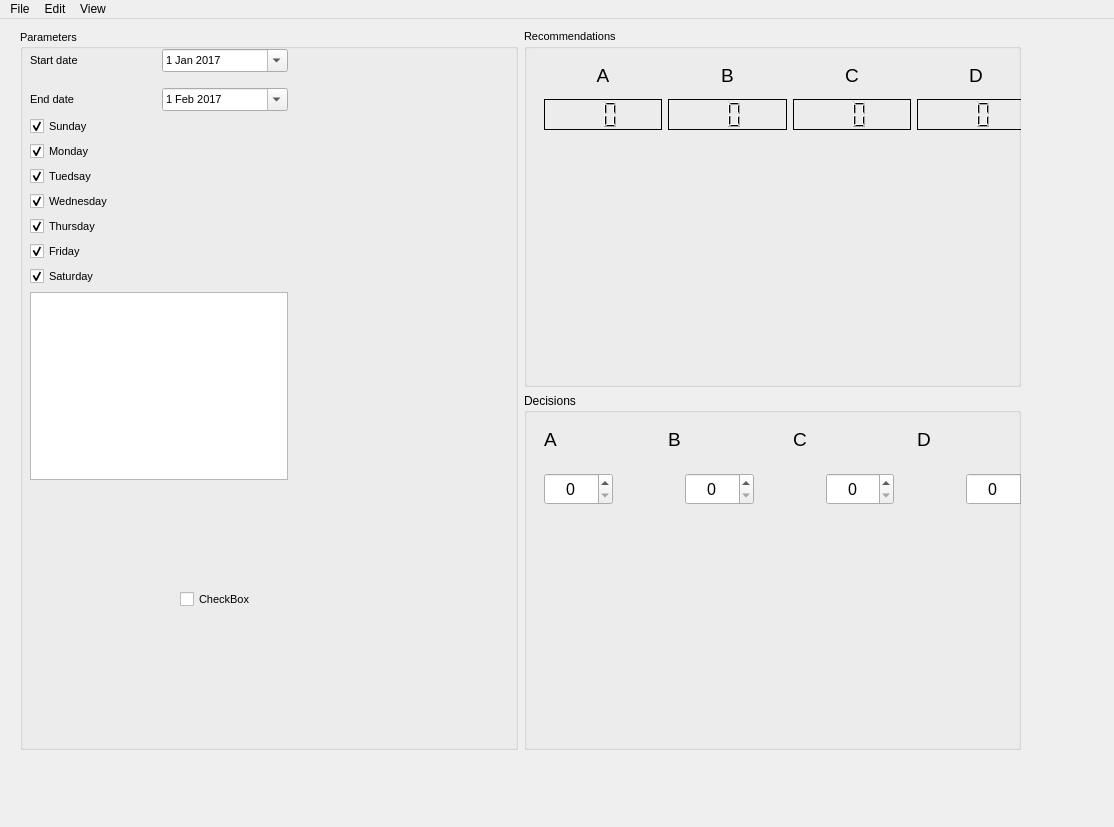
<?xml version="1.0" encoding="UTF-8"?>
<ui version="4.0">
 <class>MainWindow</class>
 <widget class="QMainWindow" name="MainWindow">
  <property name="enabled">
   <bool>true</bool>
  </property>
  <property name="geometry">
   <rect>
    <x>0</x>
    <y>0</y>
    <width>1114</width>
    <height>827</height>
   </rect>
  </property>
  <property name="windowTitle">
   <string>dataConsultant</string>
  </property>
  <property name="windowIcon">
   <iconset>
    <normaloff>../../../../../HTI Lab/Wiki/Logo/SVG/logo5LTR-TiltDark2.png</normaloff>../../../../../HTI Lab/Wiki/Logo/SVG/logo5LTR-TiltDark2.png</iconset>
  </property>
  <property name="windowOpacity">
   <double>1.000000000000000</double>
  </property>
  <property name="toolTip">
   <string/>
  </property>
  <property name="statusTip">
   <string/>
  </property>
  <property name="whatsThis">
   <string/>
  </property>
  <property name="locale">
   <locale language="English" country="UnitedStates"/>
  </property>
  <property name="iconSize">
   <size>
    <width>24</width>
    <height>24</height>
   </size>
  </property>
  <property name="toolButtonStyle">
   <enum>Qt::ToolButtonTextOnly</enum>
  </property>
  <property name="tabShape">
   <enum>QTabWidget::Rounded</enum>
  </property>
  <widget class="QWidget" name="centralwidget">
   <widget class="QWidget" name="layoutWidget">
    <property name="geometry">
     <rect>
      <x>20</x>
      <y>10</y>
      <width>1001</width>
      <height>721</height>
     </rect>
    </property>
    <layout class="QHBoxLayout" name="horizontalLayout_5">
     <item>
      <widget class="QGroupBox" name="parametersBox">
       <property name="font">
        <font>
         <pointsize>8</pointsize>
        </font>
       </property>
       <property name="title">
        <string>Parameters</string>
       </property>
       <property name="alignment">
        <set>Qt::AlignLeading|Qt::AlignLeft|Qt::AlignVCenter</set>
       </property>
       <property name="flat">
        <bool>false</bool>
       </property>
       <property name="checkable">
        <bool>false</bool>
       </property>
       <widget class="QWidget" name="layoutWidget">
        <property name="geometry">
         <rect>
          <x>10</x>
          <y>20</y>
          <width>258</width>
          <height>431</height>
         </rect>
        </property>
        <layout class="QVBoxLayout" name="verticalLayout_4">
         <item>
          <layout class="QVBoxLayout" name="verticalLayout">
           <item>
            <layout class="QHBoxLayout" name="horizontalLayout">
             <item>
              <widget class="QLabel" name="label">
               <property name="text">
                <string>Start date</string>
               </property>
              </widget>
             </item>
             <item>
              <widget class="QDateEdit" name="dateEdit">
               <property name="date">
                <date>
                 <year>2017</year>
                 <month>1</month>
                 <day>1</day>
                </date>
               </property>
               <property name="calendarPopup">
                <bool>true</bool>
               </property>
              </widget>
             </item>
            </layout>
           </item>
           <item>
            <spacer name="verticalSpacer">
             <property name="orientation">
              <enum>Qt::Vertical</enum>
             </property>
             <property name="sizeType">
              <enum>QSizePolicy::Fixed</enum>
             </property>
             <property name="sizeHint" stdset="0">
              <size>
               <width>10</width>
               <height>10</height>
              </size>
             </property>
            </spacer>
           </item>
           <item>
            <layout class="QHBoxLayout" name="horizontalLayout_2">
             <item>
              <widget class="QLabel" name="label_2">
               <property name="text">
                <string>End date</string>
               </property>
              </widget>
             </item>
             <item>
              <widget class="QDateEdit" name="dateEdit_2">
               <property name="date">
                <date>
                 <year>2017</year>
                 <month>2</month>
                 <day>1</day>
                </date>
               </property>
               <property name="calendarPopup">
                <bool>true</bool>
               </property>
              </widget>
             </item>
            </layout>
           </item>
          </layout>
         </item>
         <item>
          <layout class="QVBoxLayout" name="verticalLayout_3">
           <item>
            <widget class="QCheckBox" name="check_box_sunday">
             <property name="font">
              <font>
               <pointsize>8</pointsize>
              </font>
             </property>
             <property name="text">
              <string notr="true">Sunday</string>
             </property>
             <property name="iconSize">
              <size>
               <width>16</width>
               <height>16</height>
              </size>
             </property>
             <property name="checked">
              <bool>true</bool>
             </property>
             <property name="tristate">
              <bool>false</bool>
             </property>
            </widget>
           </item>
           <item>
            <widget class="QCheckBox" name="check_box_monday">
             <property name="font">
              <font>
               <pointsize>8</pointsize>
              </font>
             </property>
             <property name="text">
              <string notr="true">Monday</string>
             </property>
             <property name="iconSize">
              <size>
               <width>16</width>
               <height>16</height>
              </size>
             </property>
             <property name="checked">
              <bool>true</bool>
             </property>
             <property name="tristate">
              <bool>false</bool>
             </property>
            </widget>
           </item>
           <item>
            <widget class="QCheckBox" name="check_box_tuesday">
             <property name="font">
              <font>
               <pointsize>8</pointsize>
              </font>
             </property>
             <property name="text">
              <string notr="true">Tuedsay</string>
             </property>
             <property name="iconSize">
              <size>
               <width>16</width>
               <height>16</height>
              </size>
             </property>
             <property name="checked">
              <bool>true</bool>
             </property>
             <property name="tristate">
              <bool>false</bool>
             </property>
            </widget>
           </item>
           <item>
            <widget class="QCheckBox" name="check_box_wednesday">
             <property name="font">
              <font>
               <pointsize>8</pointsize>
              </font>
             </property>
             <property name="text">
              <string notr="true">Wednesday</string>
             </property>
             <property name="iconSize">
              <size>
               <width>16</width>
               <height>16</height>
              </size>
             </property>
             <property name="checked">
              <bool>true</bool>
             </property>
             <property name="tristate">
              <bool>false</bool>
             </property>
            </widget>
           </item>
           <item>
            <widget class="QCheckBox" name="check_box_thursday">
             <property name="font">
              <font>
               <pointsize>8</pointsize>
              </font>
             </property>
             <property name="text">
              <string notr="true">Thursday</string>
             </property>
             <property name="iconSize">
              <size>
               <width>16</width>
               <height>16</height>
              </size>
             </property>
             <property name="checked">
              <bool>true</bool>
             </property>
             <property name="tristate">
              <bool>false</bool>
             </property>
            </widget>
           </item>
           <item>
            <widget class="QCheckBox" name="check_box_friday">
             <property name="font">
              <font>
               <pointsize>8</pointsize>
              </font>
             </property>
             <property name="text">
              <string notr="true">Friday</string>
             </property>
             <property name="iconSize">
              <size>
               <width>16</width>
               <height>16</height>
              </size>
             </property>
             <property name="checked">
              <bool>true</bool>
             </property>
             <property name="tristate">
              <bool>false</bool>
             </property>
            </widget>
           </item>
           <item>
            <widget class="QCheckBox" name="check_box_saturday">
             <property name="font">
              <font>
               <pointsize>8</pointsize>
              </font>
             </property>
             <property name="text">
              <string notr="true">Saturday</string>
             </property>
             <property name="iconSize">
              <size>
               <width>16</width>
               <height>16</height>
              </size>
             </property>
             <property name="checked">
              <bool>true</bool>
             </property>
             <property name="tristate">
              <bool>false</bool>
             </property>
            </widget>
           </item>
          </layout>
         </item>
         <item>
          <widget class="QGraphicsView" name="graph"/>
         </item>
        </layout>
       </widget>
       <widget class="QCheckBox" name="checkBox">
        <property name="geometry">
         <rect>
          <x>160</x>
          <y>560</y>
          <width>89</width>
          <height>21</height>
         </rect>
        </property>
        <property name="text">
         <string>CheckBox</string>
        </property>
       </widget>
      </widget>
     </item>
     <item>
      <layout class="QVBoxLayout" name="verticalLayout_2">
       <item>
        <widget class="QGroupBox" name="recommendationsBox">
         <property name="font">
          <font>
           <pointsize>8</pointsize>
          </font>
         </property>
         <property name="title">
          <string>Recommendations</string>
         </property>
         <widget class="QWidget" name="layoutWidget">
          <property name="geometry">
           <rect>
            <x>20</x>
            <y>30</y>
            <width>491</width>
            <height>33</height>
           </rect>
          </property>
          <layout class="QHBoxLayout" name="destinationsLayoutRecommendations">
           <item>
            <widget class="QLabel" name="destinationA">
             <property name="font">
              <font>
               <family>Segoe UI</family>
               <pointsize>14</pointsize>
               <weight>50</weight>
               <italic>false</italic>
               <bold>false</bold>
               <underline>false</underline>
               <kerning>true</kerning>
              </font>
             </property>
             <property name="text">
              <string>A</string>
             </property>
             <property name="alignment">
              <set>Qt::AlignCenter</set>
             </property>
            </widget>
           </item>
           <item>
            <widget class="QLabel" name="destinationB">
             <property name="font">
              <font>
               <family>Segoe UI</family>
               <pointsize>14</pointsize>
               <weight>50</weight>
               <italic>false</italic>
               <bold>false</bold>
               <underline>false</underline>
               <kerning>true</kerning>
              </font>
             </property>
             <property name="text">
              <string>B</string>
             </property>
             <property name="alignment">
              <set>Qt::AlignCenter</set>
             </property>
            </widget>
           </item>
           <item>
            <widget class="QLabel" name="destinationC">
             <property name="font">
              <font>
               <family>Segoe UI</family>
               <pointsize>14</pointsize>
               <weight>50</weight>
               <italic>false</italic>
               <bold>false</bold>
               <underline>false</underline>
               <kerning>true</kerning>
              </font>
             </property>
             <property name="text">
              <string>C</string>
             </property>
             <property name="alignment">
              <set>Qt::AlignCenter</set>
             </property>
            </widget>
           </item>
           <item>
            <widget class="QLabel" name="destinationD">
             <property name="font">
              <font>
               <family>Segoe UI</family>
               <pointsize>14</pointsize>
               <weight>50</weight>
               <italic>false</italic>
               <bold>false</bold>
               <underline>false</underline>
               <kerning>true</kerning>
              </font>
             </property>
             <property name="text">
              <string>D</string>
             </property>
             <property name="alignment">
              <set>Qt::AlignCenter</set>
             </property>
            </widget>
           </item>
          </layout>
         </widget>
         <widget class="QWidget" name="layoutWidget">
          <property name="geometry">
           <rect>
            <x>20</x>
            <y>70</y>
            <width>491</width>
            <height>31</height>
           </rect>
          </property>
          <layout class="QHBoxLayout" name="horizontalLayout_4">
           <item>
            <widget class="QLCDNumber" name="lcdNumber">
             <property name="frameShape">
              <enum>QFrame::Box</enum>
             </property>
             <property name="frameShadow">
              <enum>QFrame::Plain</enum>
             </property>
             <property name="numDigits">
              <number>2</number>
             </property>
            </widget>
           </item>
           <item>
            <widget class="QLCDNumber" name="lcdNumber_2">
             <property name="frameShape">
              <enum>QFrame::Box</enum>
             </property>
             <property name="frameShadow">
              <enum>QFrame::Plain</enum>
             </property>
             <property name="numDigits">
              <number>2</number>
             </property>
            </widget>
           </item>
           <item>
            <widget class="QLCDNumber" name="lcdNumber_3">
             <property name="frameShape">
              <enum>QFrame::Box</enum>
             </property>
             <property name="frameShadow">
              <enum>QFrame::Plain</enum>
             </property>
             <property name="numDigits">
              <number>2</number>
             </property>
            </widget>
           </item>
           <item>
            <widget class="QLCDNumber" name="lcdNumber_4">
             <property name="frameShape">
              <enum>QFrame::Box</enum>
             </property>
             <property name="frameShadow">
              <enum>QFrame::Plain</enum>
             </property>
             <property name="numDigits">
              <number>2</number>
             </property>
            </widget>
           </item>
          </layout>
         </widget>
        </widget>
       </item>
       <item>
        <widget class="QGroupBox" name="decisionsBox">
         <property name="title">
          <string>Decisions</string>
         </property>
         <widget class="QWidget" name="layoutWidget_2">
          <property name="geometry">
           <rect>
            <x>20</x>
            <y>30</y>
            <width>491</width>
            <height>33</height>
           </rect>
          </property>
          <layout class="QHBoxLayout" name="destinationsLayoutRecommendations_2">
           <item>
            <widget class="QLabel" name="destinationA_2">
             <property name="font">
              <font>
               <family>Segoe UI</family>
               <pointsize>14</pointsize>
               <weight>50</weight>
               <italic>false</italic>
               <bold>false</bold>
               <underline>false</underline>
               <kerning>true</kerning>
              </font>
             </property>
             <property name="text">
              <string>A</string>
             </property>
            </widget>
           </item>
           <item>
            <widget class="QLabel" name="destinationB_2">
             <property name="font">
              <font>
               <family>Segoe UI</family>
               <pointsize>14</pointsize>
               <weight>50</weight>
               <italic>false</italic>
               <bold>false</bold>
               <underline>false</underline>
               <kerning>true</kerning>
              </font>
             </property>
             <property name="text">
              <string>B</string>
             </property>
            </widget>
           </item>
           <item>
            <widget class="QLabel" name="destinationC_2">
             <property name="font">
              <font>
               <family>Segoe UI</family>
               <pointsize>14</pointsize>
               <weight>50</weight>
               <italic>false</italic>
               <bold>false</bold>
               <underline>false</underline>
               <kerning>true</kerning>
              </font>
             </property>
             <property name="text">
              <string>C</string>
             </property>
            </widget>
           </item>
           <item>
            <widget class="QLabel" name="destinationD_2">
             <property name="font">
              <font>
               <family>Segoe UI</family>
               <pointsize>14</pointsize>
               <weight>50</weight>
               <italic>false</italic>
               <bold>false</bold>
               <underline>false</underline>
               <kerning>true</kerning>
              </font>
             </property>
             <property name="text">
              <string>D</string>
             </property>
            </widget>
           </item>
          </layout>
         </widget>
         <widget class="QWidget" name="layoutWidget">
          <property name="geometry">
           <rect>
            <x>20</x>
            <y>80</y>
            <width>491</width>
            <height>32</height>
           </rect>
          </property>
          <layout class="QHBoxLayout" name="horizontalLayout_3">
           <property name="spacing">
            <number>72</number>
           </property>
           <property name="sizeConstraint">
            <enum>QLayout::SetDefaultConstraint</enum>
           </property>
           <item>
            <widget class="QSpinBox" name="spinBox">
             <property name="sizePolicy">
              <sizepolicy hsizetype="Minimum" vsizetype="Minimum">
               <horstretch>0</horstretch>
               <verstretch>0</verstretch>
              </sizepolicy>
             </property>
             <property name="font">
              <font>
               <pointsize>12</pointsize>
              </font>
             </property>
             <property name="layoutDirection">
              <enum>Qt::LeftToRight</enum>
             </property>
             <property name="alignment">
              <set>Qt::AlignCenter</set>
             </property>
            </widget>
           </item>
           <item>
            <widget class="QSpinBox" name="spinBox_2">
             <property name="sizePolicy">
              <sizepolicy hsizetype="Minimum" vsizetype="Minimum">
               <horstretch>0</horstretch>
               <verstretch>0</verstretch>
              </sizepolicy>
             </property>
             <property name="font">
              <font>
               <pointsize>12</pointsize>
              </font>
             </property>
             <property name="layoutDirection">
              <enum>Qt::LeftToRight</enum>
             </property>
             <property name="alignment">
              <set>Qt::AlignCenter</set>
             </property>
            </widget>
           </item>
           <item>
            <widget class="QSpinBox" name="spinBox_3">
             <property name="sizePolicy">
              <sizepolicy hsizetype="Minimum" vsizetype="Minimum">
               <horstretch>0</horstretch>
               <verstretch>0</verstretch>
              </sizepolicy>
             </property>
             <property name="font">
              <font>
               <pointsize>12</pointsize>
              </font>
             </property>
             <property name="layoutDirection">
              <enum>Qt::LeftToRight</enum>
             </property>
             <property name="alignment">
              <set>Qt::AlignCenter</set>
             </property>
            </widget>
           </item>
           <item>
            <widget class="QSpinBox" name="spinBox_4">
             <property name="sizePolicy">
              <sizepolicy hsizetype="Minimum" vsizetype="Minimum">
               <horstretch>0</horstretch>
               <verstretch>0</verstretch>
              </sizepolicy>
             </property>
             <property name="font">
              <font>
               <pointsize>12</pointsize>
              </font>
             </property>
             <property name="layoutDirection">
              <enum>Qt::LeftToRight</enum>
             </property>
             <property name="alignment">
              <set>Qt::AlignCenter</set>
             </property>
            </widget>
           </item>
          </layout>
         </widget>
        </widget>
       </item>
      </layout>
     </item>
    </layout>
   </widget>
  </widget>
  <widget class="QMenuBar" name="menubar">
   <property name="geometry">
    <rect>
     <x>0</x>
     <y>0</y>
     <width>1114</width>
     <height>26</height>
    </rect>
   </property>
   <widget class="QMenu" name="menuFile">
    <property name="title">
     <string>File</string>
    </property>
   </widget>
   <widget class="QMenu" name="menuEdit">
    <property name="title">
     <string>Edit</string>
    </property>
   </widget>
   <widget class="QMenu" name="menuView">
    <property name="title">
     <string>View</string>
    </property>
   </widget>
   <addaction name="menuFile"/>
   <addaction name="menuEdit"/>
   <addaction name="menuView"/>
  </widget>
  <widget class="QStatusBar" name="statusBar">
   <property name="enabled">
    <bool>false</bool>
   </property>
   <property name="maximumSize">
    <size>
     <width>16777215</width>
     <height>0</height>
    </size>
   </property>
   <property name="sizeGripEnabled">
    <bool>true</bool>
   </property>
  </widget>
 </widget>
 <tabstops>
  <tabstop>dateEdit</tabstop>
  <tabstop>dateEdit_2</tabstop>
  <tabstop>check_box_sunday</tabstop>
  <tabstop>check_box_monday</tabstop>
  <tabstop>check_box_tuesday</tabstop>
  <tabstop>check_box_wednesday</tabstop>
  <tabstop>check_box_thursday</tabstop>
  <tabstop>check_box_friday</tabstop>
 </tabstops>
 <resources/>
 <connections/>
</ui>
